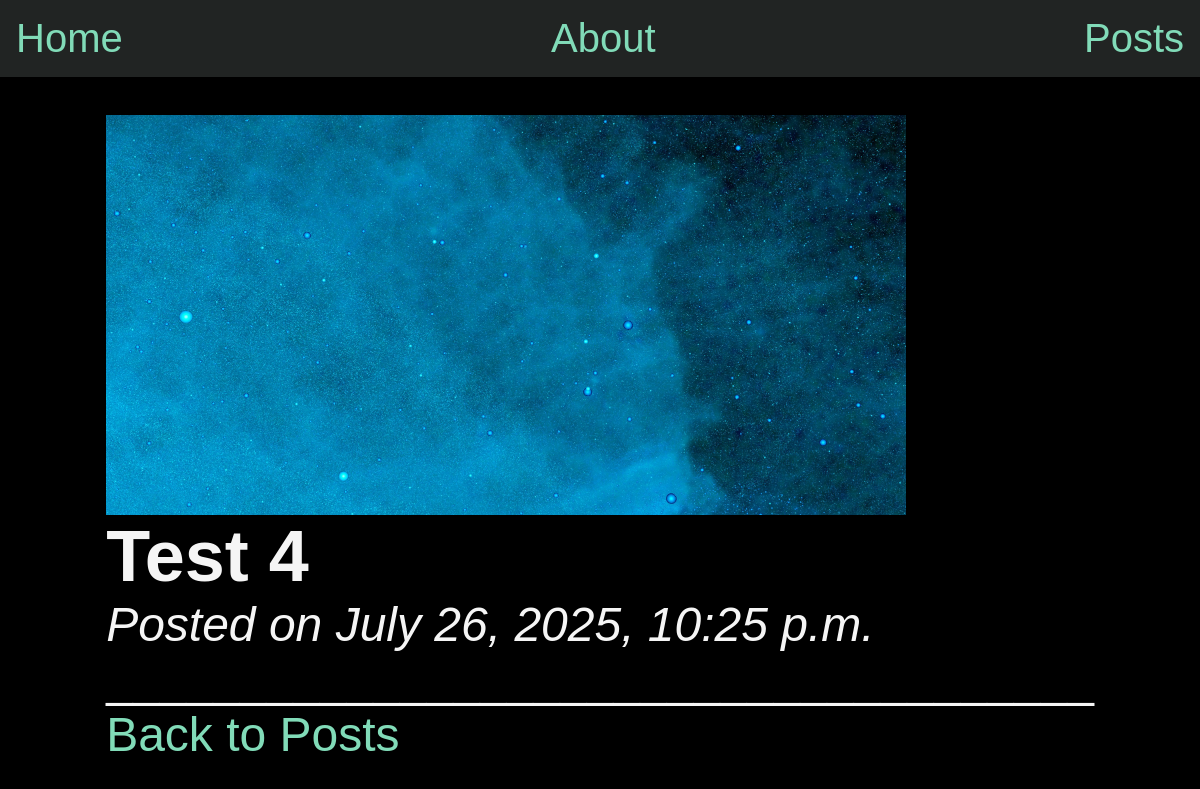
Page /posts/slugtest on the committed database.
### posts/models.py (models this page shows, shortened)
class Post (models.Model):
    title = models.CharField(max_length=200)
    body = models.TextField()
    slug = models.SlugField(unique=True, max_length=200)
    created_at = models.DateTimeField(auto_now_add=True)
    updated_at = models.DateTimeField(auto_now=True)
    banner  = models.ImageField(default="fallback.png", blank=True)

### posts/views.py (the view)
# urls.py: path("<slug:slug>", views.post, name="page")
def post (request, slug):
    post = Post.objects.get(slug=slug)
    return render(request, 'posts/post.html', {'post': post})

### posts/templates/posts/post.html (shortened to what this page needs)
{% extends "layout.html" %}
{% block content %}
    <section>
        <img
            class="banner"
            src="{{ post.banner.url }}"
            alt="{{ post.title }}" />
        <h1>{{ post.title }}</h1>
        <p><em>Posted on {{ post.created_at }}</em></p>
        <div>_____________________________________</div>
    </section>
    <a href="{% url 'posts:list' %}">Back to Posts</a>
{% endblock %}

### static/css/style.css (style rules this page uses)
* { margin: 0; padding: 0; box-sizing: border-box; }
body { min-height: 100vh; background-color: black; color: whitesmoke; font-size: 3rem; display: flex; flex-flow: column; font-family: 'Arial', sans-serif; }
a { text-decoration: none; color: #81dbb8; }
.banner { display: block; width: 100%; max-width: 800px; max-height: 400px; object-fit: cover; }

### rows in the picture
Post: banner (picture), title "Test 4", created_at "July 26, 2025, 10:25 p.m."
